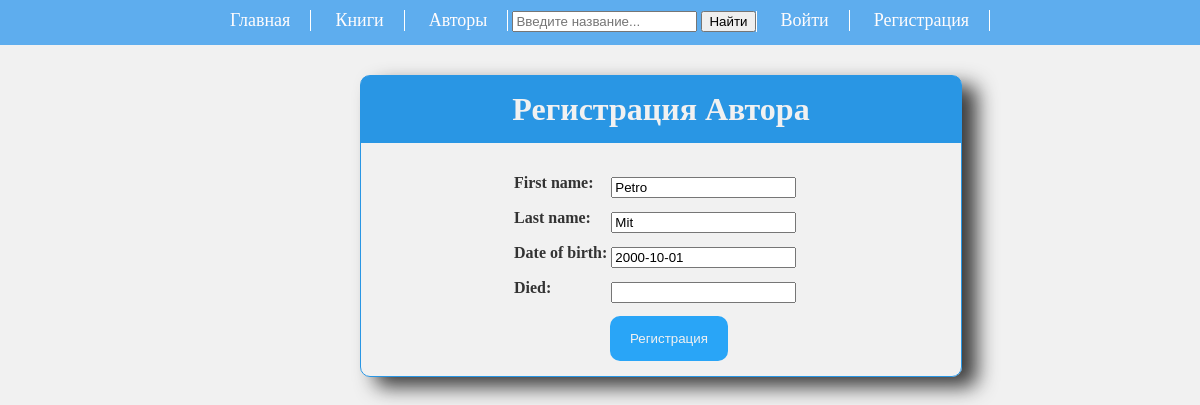
Screenshot of /author/13/update/ with the database file from the repository.
### catalog/models.py (models this page shows, shortened)
class Author(models.Model):
    first_name = models.CharField(max_length=100)
    last_name = models.CharField(max_length=100)
    date_of_birth = models.DateField(null=True, blank=True)
    date_of_death = models.DateField('died', null=True, blank=True)
    class Meta:
        ordering = ['last_name', 'first_name']

### catalog/views.py (the view)
# urls.py: path('author/<int:pk>/update/', views.AuthorUpdate.as_view(), name='author_update'),
class AuthorUpdate(UpdateView):
    model = Author
    fields = '__all__'

### catalog/templates/catalog/author_form.html (shortened to what this page needs)
{% extends "catalog/pattern.html" %}
{% block content %}
<div class="form-post">
    <h1>Регистрация Автора</h1>
    <form action="" method="post" class="form-author">
        <table>
        {{ form.as_table }}
        </table>
        <input type="submit" value="Регистрация"  class="but-input"/>
    </form>
</div>
{% endblock %}

### catalog/static/catalog/css/styles.css (style rules this page uses)
body { margin: 0; padding: 0; color: #333; background: #f1f1f1; }
.form-post { text-align: center; width: 600px; height: 300px; margin-left: 30%; border: 1px solid #2996e4; box-shadow: 15px 10px 20px rgb(59, 59, 59); margin-top: 30px; border-radius: 10px 10px 10px 10px; }
.form-post h1 { background: #2996e4; padding: 15px 20px; margin-top: 0; border-radius: 7px 7px 0 0; color: #f1f1f1; }
.form-author { margin-left: 25%; text-align: left; }
.form-author input { margin-top: 10px; }
.but-input { margin-left: 22%; background: #29a5f7; color: #f1f1f1; padding: 15px 20px; border: none; border-radius: 10px 10px 10px 10px; }

### rows the page displays
Author: first_name "Petro", last_name "Mit", date_of_birth "2000-10-01"
